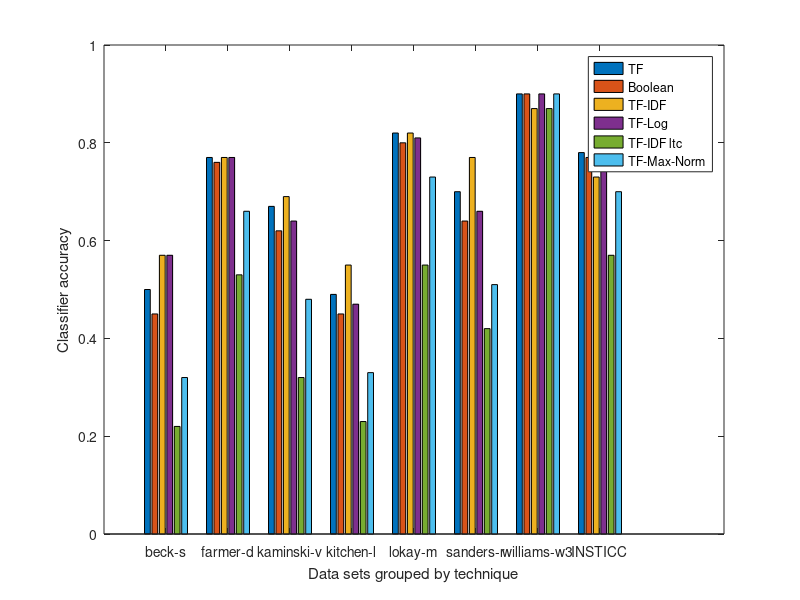

This chart was generated by the following MATLAB code:
becks = [0.5 0.45 0.57 0.57 0.22 0.32]
farmerd = [0.77 0.76 0.77 0.77 0.53 .66]
kaminskiv = [.67 .62 .69 .64 .32 .48]
kitchenl = [.49 .45 .55 .47 .23 .33]
lokaym = [.82 .8 .82 .81 .55 .73]
sandersr = [.7 .64 .77 .66 .42 .51]
williamsw3 = [.9 .9 .87 .9 .87 .9]
insticc = [.78 .77 .73 .78 .57 .7]
x = [becks; farmerd; kaminskiv; kitchenl; lokaym; sandersr; williamsw3; insticc]
bar(x)

xlabel('Data sets grouped by technique');
ylabel('Classifier accuracy');

xtick = {'beck-s', 'farmer-d', 'kaminski-v', 'kitchen-l', 'lokay-m', 'sanders-r', 'williams-w3', 'INSTICC'}
set(gca, 'XTickLabel', xtick); 

legend('TF','Boolean','TF-IDF','TF-Log', 'TF-IDF ltc','TF-Max-Norm')